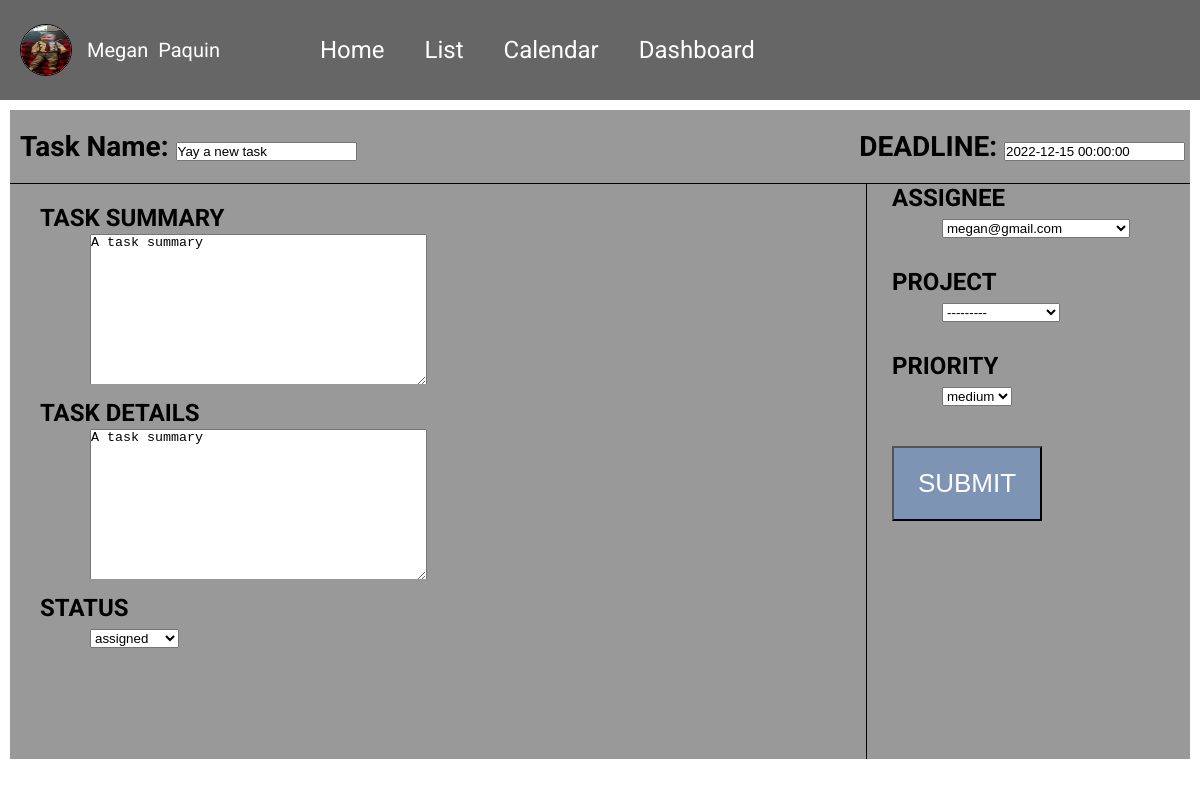
The app's page /tasks/1/edit (signed in), older data.
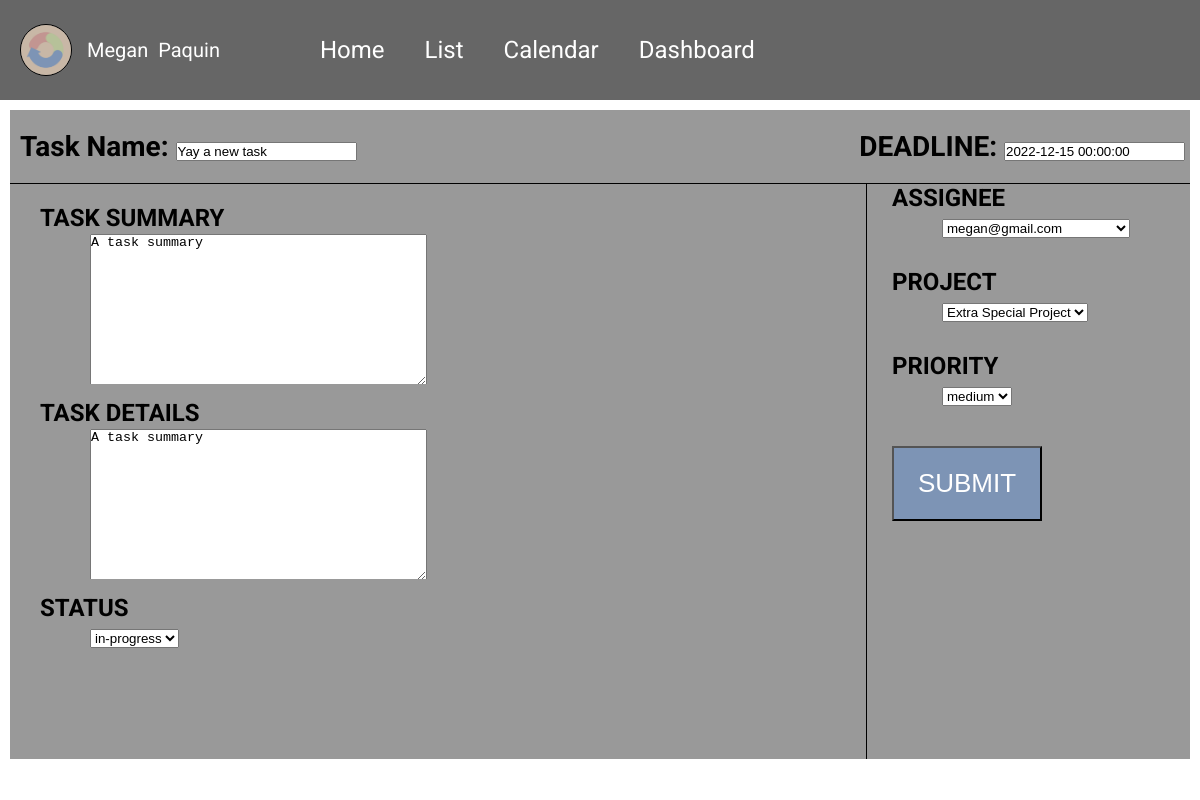
The same page, newer data.
### accounts/models.py (models this page shows)
class CustomUser(AbstractBaseUser, PermissionsMixin):
    email = models.EmailField(_('email address'), unique=True)
    is_staff = models.BooleanField(default=False)
    is_active = models.BooleanField(default=True)
    date_joined = models.DateTimeField(default=timezone.now)
    USERNAME_FIELD = 'email'
    REQUIRED_FIELDS = []
    color = models.CharField(max_length=7, default="#FFFFFF")
    first_name = models.CharField(max_length=128)
    last_name = models.CharField(max_length=128)
    phone = models.CharField(max_length=9, null=True)
    image = models.ImageField(upload_to='images/', default='default_img.png')
    objects = CustomUserManager()
    def __str__(self):
        return self.email

### tasks/models.py (models this page shows, shortened)
class Task(models.Model):
    task_name = models.CharField(max_length=120)
    task_summary = models.TextField()
    task_details = models.TextField()
    created_on = models.DateTimeField(auto_now_add=True)
    deadline = models.DateTimeField()
    assignee = models.ForeignKey(
        get_user_model(),
        on_delete=models.CASCADE,
        related_name="task_assignee"
    )
    author = models.ForeignKey(
        get_user_model(),
        on_delete=models.CASCADE,
        related_name="task_author"
    )
    status = models.ForeignKey(
        Status,
        on_delete=models.CASCADE,
        blank = True,
        null = True
    )
    project = models.ForeignKey(
        Project,
        on_delete=models.CASCADE,
        blank=True,
        null=True
    )
    priority = models.ForeignKey(
        Priority,
        on_delete=models.CASCADE,
        blank = True,
        null = True
    )

### tasks/views.py (the view)
# urls.py: path('<int:pk>/edit', TaskUpdateView.as_view(), name="task-update"),
class TaskUpdateView(LoginRequiredMixin, UserPassesTestMixin, UpdateView):
    template_name = "tasks/task-update.html"
    model = Task
    fields = ['task_name', 'task_summary', 'task_details', 'deadline', 'assignee', 'status', 'project', 'priority']
    def test_func(self):
        ticket_obj = self.get_object()
        return ticket_obj.author == self.request.user

### projects/models.py (called while the page is built)
    def __str__(self):
        return self.title

### tasks/models.py (called while the page is built)
    def __str__(self):
        return self.name

    def __str__(self):
        return self.name

### templates/tasks/task-update.html (shortened to what this page needs)
{% extends 'base.html' %}
{% load static %}
{% block links %}
    <link rel="stylesheet" href="{% static 'css/task-detail.css' %}" />
{% endblock links %}
{% block contents %}
<form method="POST">
    <div class="everything">
        <div class="top-section">
            <div class="task-name">
                <h3>Task Name: {{ form.task_name }}</h3>
            </div>
            <div class="deadline">
                <h3>DEADLINE: {{ form.deadline }}</h3>
            </div>
        </div>
        <div class="bottom-section">
            <div class="left-section">
                <div class="summary">
                    <h4>TASK SUMMARY</h4>
                    <p>{{ form.task_summary }}</p>
                </div>
                <div class="details">
                    <h4>TASK DETAILS</h4>
                    <p>{{ form.task_details}}</p>
                </div>
                <div class="status">
                    <h4>STATUS</h4>
                    <p>{{ form.status }}</p>
                </div>
            </div>
            <div class="right-section">
                <h4>ASSIGNEE</h4>
                <p>{{ form.assignee }}</p>
                <h4>PROJECT</h4>
                <p>{{ form.project }}</p>
                <h4>PRIORITY</h4>
                <p>{{ form.priority }}</p>
                <input type="submit" value="SUBMIT" class="submit">
            </div>
        </div>
    </div>
</form>
{% endblock contents %}

### templates/base.html (shortened to what this page needs)
{% load static %}
<!DOCTYPE html>
<html lang="en">
<head>
    {% block links %}
    {% endblock links %}
    <link rel="stylesheet" href="{% static 'css/base.css' %}">
    <link rel="stylesheet" href="{% static 'css/page-layout.css' %}">
</head>
<body>
    <div class="row-container">
        <div class="column-container column">
            <div class="row-container top-nav">
                <div class="name-group">
                    <img src="{{ user.image.url }}" alt="user profile image" class="user-circle">
                    {% if user.is_authenticated %}
                        <span>{{ user.first_name }}</span>
                        <span>{{ user.last_name }}</span>
                    {% endif %}
                </div>
                <a href="{% url 'home' %}">Home</a>
                <a href="{% url 'list' %}">List</a>
                <a href="{% url 'calendar' %}">Calendar</a>
                <a href="{% url 'dashboard' %}">Dashboard</a>
            </div>
            <div class="column-container contents">
                {% block contents %}
                {% endblock contents %}
            </div>
        </div>
    </div>
</body>
</html>

Row changes from the older to the newer data that the page shows:
changed CustomUser "Megan": image: a different picture
changed Task "Yay a new task": status "assigned" → "in-progress"; project "---------" → "Extra Special Project"
